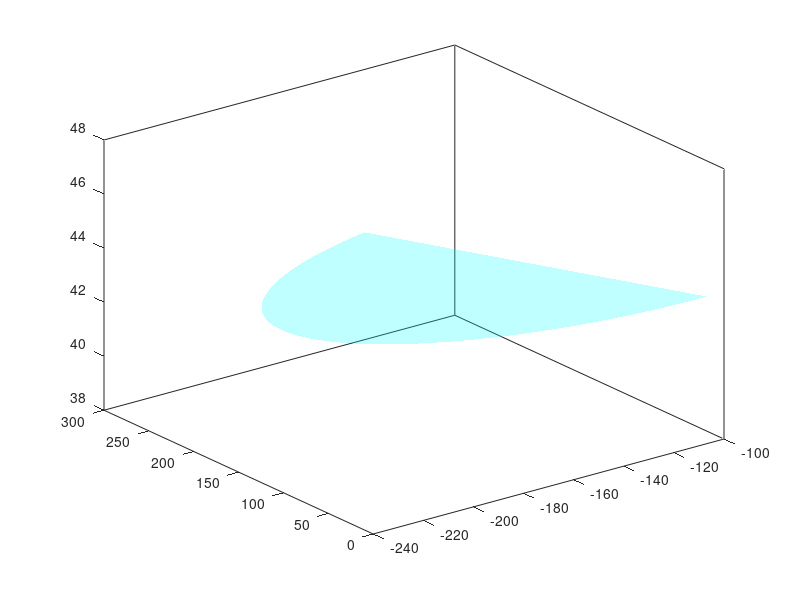

Here is the MATLAB script that generated this plot:
function draw_workspace()
    t1 = linspace(-120, 120,1000)*pi/180;
    x1 = (175+125)*cos(t1)+0;
    y1 = (175+125)*sin(t1)+0;
    z1a = ones(size(t1))*43;
    z1b = ones(size(t1))*205.5;
    z1 = zeros(size(t1));
    surf([x1;x1], [y1;y1], [z1a; z1b],'FaceColor','interp','EdgeColor','none', 'FaceAlpha',1)
    fill3(x1, y1, z1a,'c','EdgeColor','none', 'FaceAlpha',0.25)

    t2 = linspace(-180, 180,1000)*pi/180;
    x2 = 100*cos(t2); %a(2) * sin(theta 2) max 
    y2 = 100*sin(t2);
    z2a = ones(size(t2))*43;
    z2b = ones(size(t2))*205.5;
    z2 = zeros(size(t2));
    surf([x2;x2], [y2;y2], [z2a; z2b],'FaceColor','interp','EdgeColor','none', 'FaceAlpha',1)
    fill3(x2, y2, z2a,'w','EdgeColor','none', 'FaceAlpha',0.25)

    t3 = linspace(90, 246,1000)*pi/180;
    x3 = 125*cos(t3)-100.3759; %a(1) s/c theta(1) max
    y3 = 125*sin(t3)-143.3516;
    z3a = ones(size(t3))*43;
    z3b = ones(size(t3))*205.5;
    z3 = zeros(size(t3));
    surf([x3;x3], [y3;y3], [z3a; z3b],'FaceColor','interp','EdgeColor','none', 'FaceAlpha',1)
    fill3(x3, y3, z3a, 'c','EdgeColor','none', 'FaceAlpha',0.25)

    t4 = linspace(114, 270,1000)*pi/180;
    x4 = 125*cos(t4)-100.3759;
    y4 = 125*sin(t4)+143.3516;
    z4a = ones(size(t4))*43;
    z4b = ones(size(t4))*205.5;
    z4 = zeros(size(t4));
    surf([x4;x4], [y4;y4], [z4a; z4b],'FaceColor','interp','EdgeColor','none', 'FaceAlpha',1)
    fill3(x4, y4, z4a, 'c','EdgeColor','none', 'FaceAlpha',0.25)
end